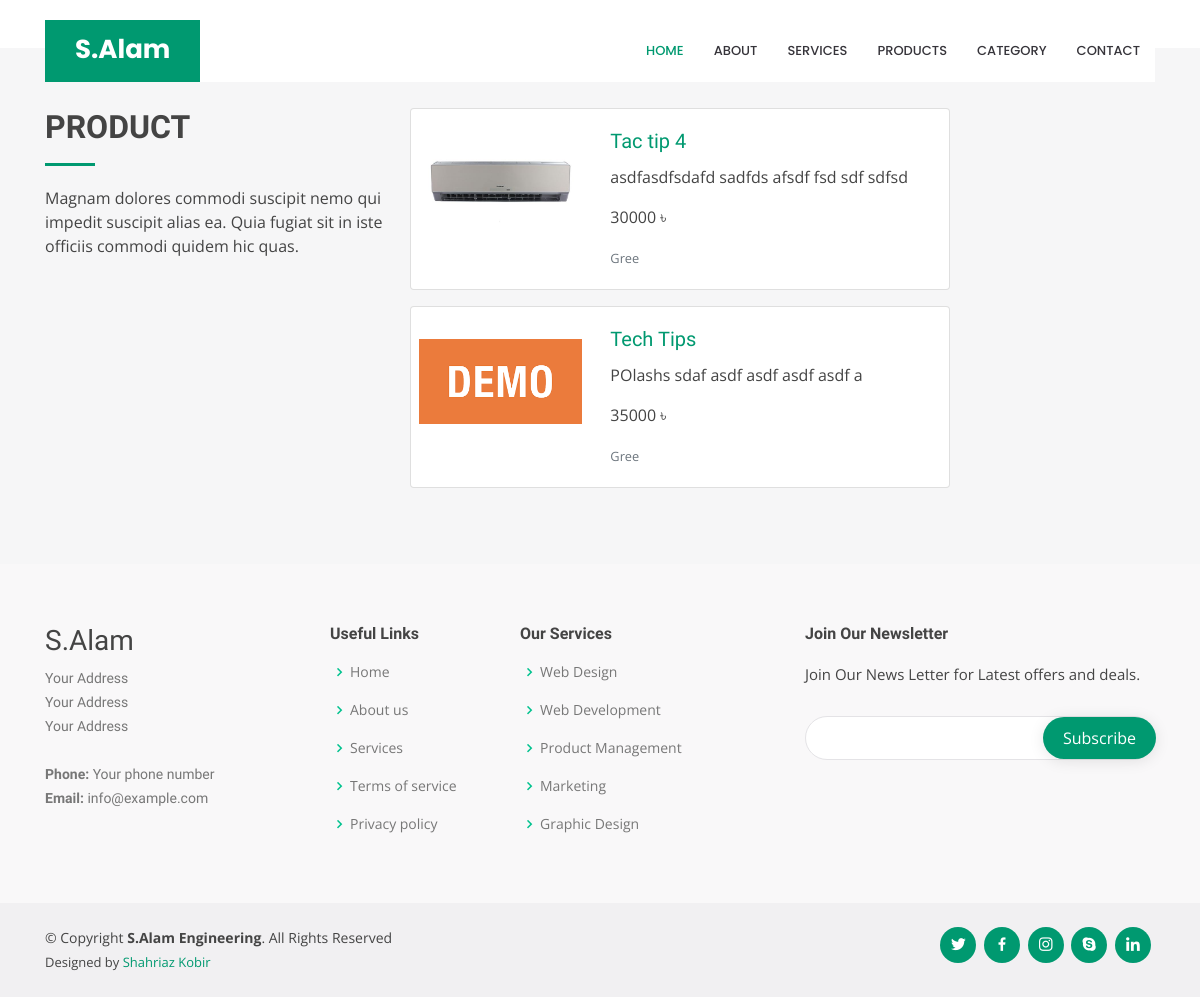
/product/productcategory/Gree/, run on an earlier commit of the app's database.
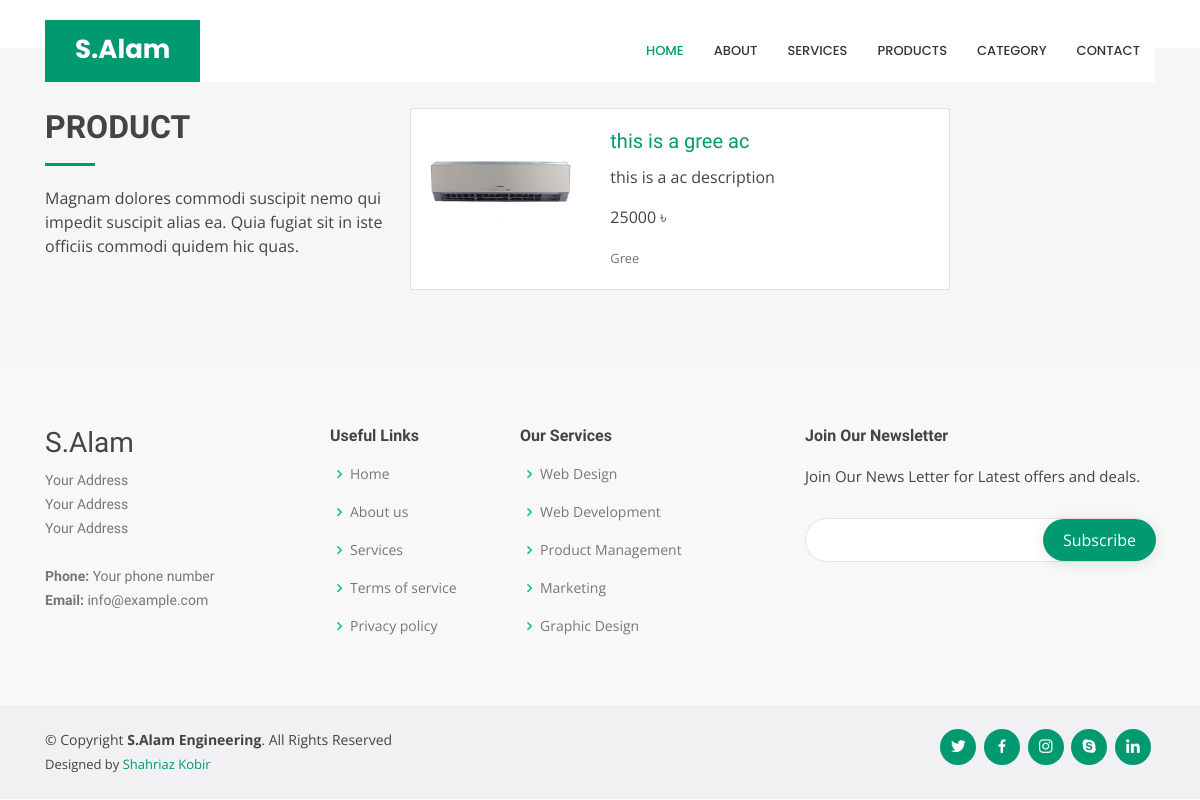
And on a later commit of the database.
### product/models.py (models this page shows, shortened)
class AC(models.Model):
    ac_name = models.CharField(max_length=250, null=False)
    ac_brand_name = models.CharField(max_length=50, null=False)
    ac_category = models.ForeignKey(AcCategory, on_delete=models.CASCADE)
    ac_model_number = models.CharField(max_length=30, null=False)
    ac_image = models.ImageField(default='de_ac.png', upload_to='ac_photo')
    ac_description = models.TextField(max_length=1000, null=True)
    ac_normal_price = models.IntegerField(default=0, null=False)
    ac_discounted_price = models.IntegerField(default=0, null=True)
    ac_discount_percent = models.IntegerField(default=0, null=True)
    uploaded_by = CurrentUserField()
    upload_date = models.DateTimeField(auto_now_add=True, blank=False)
    class Meta:
        ordering = ('-upload_date',)

class AcCategory(models.Model):
    ac_category_name = models.CharField(max_length=250, null=False)
    ac_category_details = models.TextField(max_length=250, null=False)
    ac_category_image = models.ImageField(default='de_ac_cat.png', upload_to='ac_cat_photo')
    uploaded_by = CurrentUserField()
    upload_date = models.DateTimeField(auto_now_add=True, blank=False)

### product/views.py (the view)
# urls.py: path('productcategory/<str:category_name>/', product_ifo_form_category, name='category_to_info'),
def product_ifo_form_category(request, category_name):
    lists = AC.objects.filter(ac_category__ac_category_name=category_name)
    context = {
        'list': lists,
        'page_title': f'Details/{category_name}'
    }
    return render(request, 'product/product_details_boc.html', context)

### templates/product/product_details_boc.html
{% extends 'salameng/Layout.html' %}
{% block content %}
    <section id="services" class="services section-bg mt-5">
        <div class="container">
            <div class="row">
                <div class="col-lg-4">
                    <div class="section-title" data-aos="fade-right">
                        <h2>product</h2>
                        <p>Magnam dolores commodi suscipit nemo qui impedit suscipit alias ea. Quia fugiat sit in iste
                            officiis commodi quidem hic quas.</p>
                    </div>
                </div>
                <div class="col-lg-8">
                    <div class="row">
                        {% for pl  in list %}
                            <div class="card mb-3" style="max-width: 540px; min-width: 360px">
                                <div class="row no-gutters">
                                    <div class="col-md-4">
                                        <img src="{{ pl.ac_image.url }}" class="card-img p-2 mt-4" alt="ac_image">
                                    </div>
                                    <div class="col-md-8">
                                        <div class="card-body">
                                            <h5 class="card-title"><a
                                                    href="{% url 'product:product_details' pl.ac_name %}">{{ pl.ac_name }}</a>
                                            </h5>
                                            <p class="card-text">{{ pl.ac_description }}</p>
                                            <p class="card-text">{{ pl.ac_normal_price }} ৳</p>
                                            <p class="card-text"><small
                                                    class="text-muted">{{ pl.ac_category.ac_category_name }}</small>
                                            </p>
                                        </div>
                                    </div>
                                </div>
                            </div>
                        {% endfor %}
                    </div>
                </div>
            </div>
        </div>
    </section>
{% endblock %}

What changed in the data, as far as the page shows it:
no longer on this page (row edited): AC: ac_image (picture), ac_name "Tac tip 4", ac_description "asdfasdfsdafd sadfds afsdf fsd sdf sdfsd", ac_normal_price "30000", ac_category.ac_category_name "Gree"
changed AC "Gree": ac_image: a different picture; ac_name "Tech Tips" → "this is a gree ac"; ac_description "POlashs sdaf asdf asdf asdf asdf a" → "this is a ac description"; ac_normal_price "35000" → "25000"
